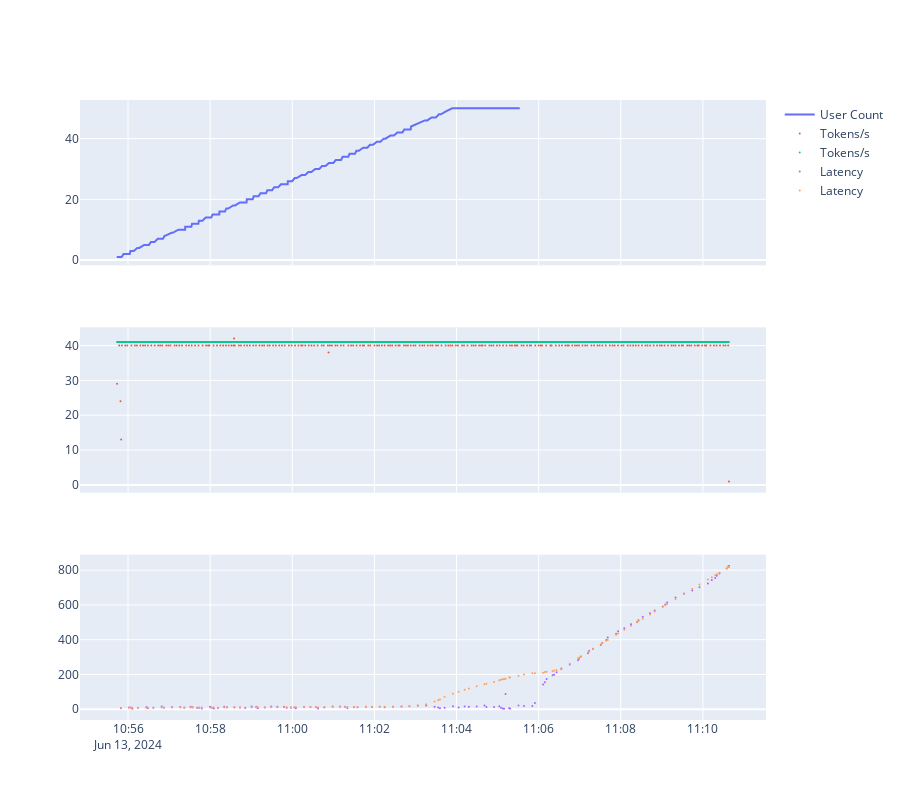

Notebook code cell kept with this figure:
### Markdown cell above
# 결과 출력

### Code cell
rampup_sequence_df.plot.line(
                        x='Datetime(KST)',
                        y='UserCount')

# 램프업, 토큰 생성량, 지연 시간
import plotly.express as px
from plotly.subplots import make_subplots
import plotly.graph_objects as go

fig_rampup = px.line(rampup_sequence_df, x = 'Datetime(KST)', y = 'UserCount')
fig_tokenspeed = px.scatter(tokens_df, x = 'Datetime(KST)', y = 'Tokens', trendline='lowess', trendline_options=dict(frac=0.5))
fig_latency = px.scatter(caculated_df, x = 'Datetime(KST)', y = 'latency', trendline='lowess', trendline_options=dict(frac=0.5))

fig_total = make_subplots(rows=3, cols=1,
                          shared_xaxes = True)
                          #subplot_titles=('User Count', 'Token Generation Speed', 'Latency'))


for d in fig_rampup.data:
    fig_total.add_trace((go.Line(x = d['x'], y = d['y'], name = 'User Count')), row = 1, col = 1)

for d in fig_tokenspeed.data:
    fig_total.add_trace((go.Scatter(x = d['x'], y = d['y'], name = 'Tokens/s', mode='markers')), row = 2, col = 1)

for d in fig_latency.data:
    fig_total.add_trace((go.Scatter(x = d['x'], y = d['y'], name = 'Latency', mode='markers')), row = 3, col = 1)

fig_total.update_layout(hovermode = 'x unified', height=800)
fig_total.update_xaxes(showspikes=True, spikethickness=0.5)
fig_total.update_yaxes(showspikes=True, spikethickness=0.5)
fig_total.update_traces(marker_size=2)

fig_total.show()
